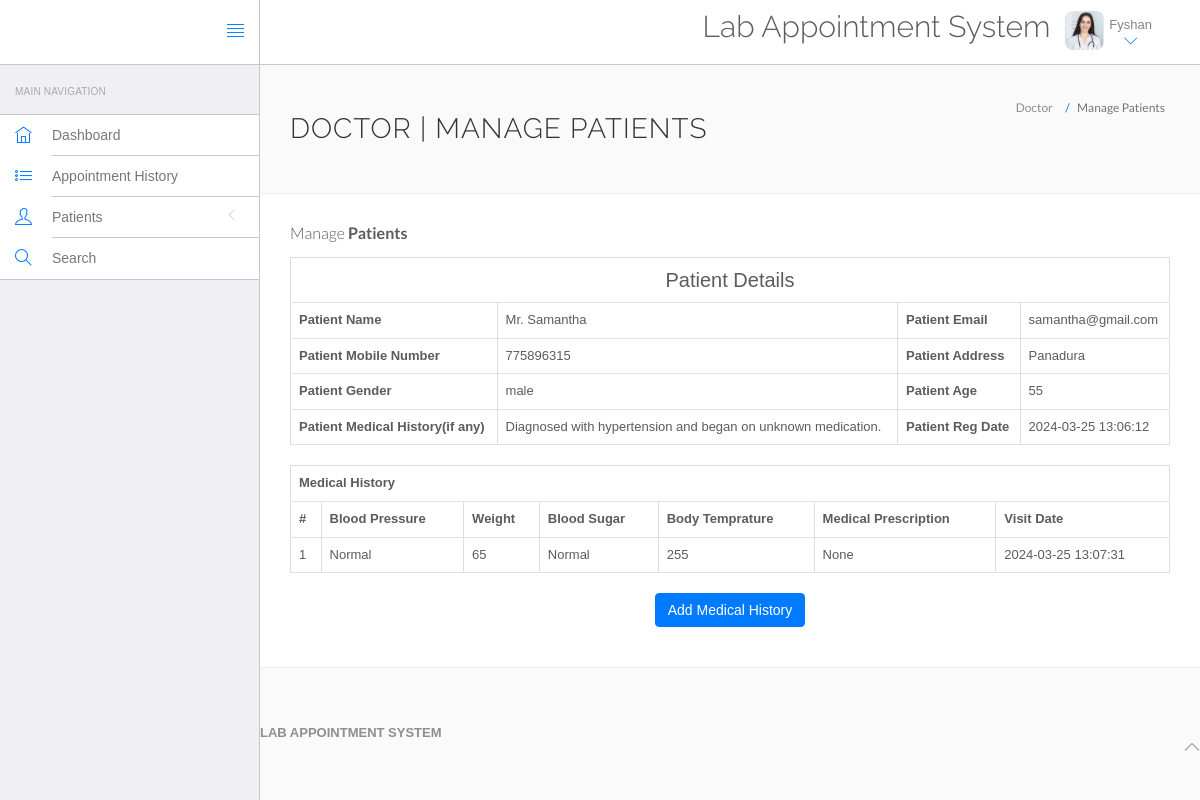
The page /las/doctor/view-patient.php?viewid=2 (signed in) on the database its author committed.
### tables this page shows
CREATE TABLE `doctors` (
  `id` int(11) NOT NULL,
  `specilization` varchar(255) DEFAULT NULL,
  `doctorName` varchar(255) DEFAULT NULL,
  `address` longtext DEFAULT NULL,
  `docFees` varchar(255) DEFAULT NULL,
  `contactno` bigint(11) DEFAULT NULL,
  `docEmail` varchar(255) DEFAULT NULL,
  `password` varchar(255) DEFAULT NULL,
  `creationDate` timestamp NULL DEFAULT current_timestamp(),
  `updationDate` timestamp NULL DEFAULT NULL ON UPDATE current_timestamp()
);

CREATE TABLE `tblpatient` (
  `ID` int(10) NOT NULL,
  `Docid` int(10) DEFAULT NULL,
  `PatientName` varchar(200) DEFAULT NULL,
  `PatientContno` bigint(10) DEFAULT NULL,
  `PatientEmail` varchar(200) DEFAULT NULL,
  `PatientGender` varchar(50) DEFAULT NULL,
  `PatientAdd` mediumtext DEFAULT NULL,
  `PatientAge` int(10) DEFAULT NULL,
  `PatientMedhis` mediumtext DEFAULT NULL,
  `CreationDate` timestamp NULL DEFAULT current_timestamp(),
  `UpdationDate` timestamp NULL DEFAULT NULL ON UPDATE current_timestamp()
);

CREATE TABLE `tblmedicalhistory` (
  `ID` int(10) NOT NULL,
  `PatientID` int(10) DEFAULT NULL,
  `BloodPressure` varchar(200) DEFAULT NULL,
  `BloodSugar` varchar(200) NOT NULL,
  `Weight` varchar(100) DEFAULT NULL,
  `Temperature` varchar(200) DEFAULT NULL,
  `MedicalPres` mediumtext DEFAULT NULL,
  `CreationDate` timestamp NOT NULL DEFAULT current_timestamp() ON UPDATE current_timestamp()
);

### las/doctor/view-patient.php (the view, shortened to what this page needs)
<?php
include('include/config.php');
if(strlen($_SESSION['id']==0)) {
 header('location:logout.php');
  } else{
?>
<!DOCTYPE html>
<html lang="en">
	<head>
		<link rel="stylesheet" href="vendor/bootstrap/css/bootstrap.min.css">
		<link rel="stylesheet" href="vendor/fontawesome/css/font-awesome.min.css">
		<link rel="stylesheet" href="vendor/themify-icons/themify-icons.min.css">
		<link href="vendor/animate.css/animate.min.css" rel="stylesheet" media="screen">
		<link href="vendor/perfect-scrollbar/perfect-scrollbar.min.css" rel="stylesheet" media="screen">
		<link href="vendor/switchery/switchery.min.css" rel="stylesheet" media="screen">
		<link href="vendor/bootstrap-touchspin/jquery.bootstrap-touchspin.min.css" rel="stylesheet" media="screen">
		<link href="vendor/select2/select2.min.css" rel="stylesheet" media="screen">
		<link href="vendor/bootstrap-datepicker/bootstrap-datepicker3.standalone.min.css" rel="stylesheet" media="screen">
		<link href="vendor/bootstrap-timepicker/bootstrap-timepicker.min.css" rel="stylesheet" media="screen">
		<link rel="stylesheet" href="assets/css/styles.css">
		<link rel="stylesheet" href="assets/css/plugins.css">
		<link rel="stylesheet" href="assets/css/themes/theme-1.css" id="skin_color" />
	</head>
	<body>
		<div id="app">
<?php include('include/sidebar.php');?>
<div class="app-content">
<?php include('include/header.php');?>
<div class="main-content" >
<div class="wrap-content container" id="container">
<section id="page-title">
<div class="row">
<div class="col-sm-8">
<h1 class="mainTitle">Doctor | Manage Patients</h1>
</div>
<ol class="breadcrumb">
<li>
<span>Doctor</span>
</li>
<li class="active">
<span>Manage Patients</span>
</li>
</ol>
</div>
</section>
<div class="container-fluid container-fullw bg-white">
<div class="row">
<div class="col-md-12">
<h5 class="over-title margin-bottom-15">Manage <span class="text-bold">Patients</span></h5>
<?php
                               $vid=$_GET['viewid'];
                               $ret=mysqli_query($con,"select * from tblpatient where ID='$vid'");
$cnt=1;
while ($row=mysqli_fetch_array($ret)) {
                               ?>
<table border="1" class="table table-bordered">
 <tr align="center">
<td colspan="4" style="font-size:20px;color:blue">
 Patient Details</td></tr>
    <tr>
    <th scope>Patient Name</th>
    <td><?php  echo $row['PatientName'];?></td>
    <th scope>Patient Email</th>
    <td><?php  echo $row['PatientEmail'];?></td>
  </tr>
  <tr>
    <th scope>Patient Mobile Number</th>
    <td><?php  echo $row['PatientContno'];?></td>
    <th>Patient Address</th>
    <td><?php  echo $row['PatientAdd'];?></td>
  </tr>
    <tr>
    <th>Patient Gender</th>
    <td><?php  echo $row['PatientGender'];?></td>
    <th>Patient Age</th>
    <td><?php  echo $row['PatientAge'];?></td>
  </tr>
  <tr>
    <th>Patient Medical History(if any)</th>
    <td><?php  echo $row['PatientMedhis'];?></td>
     <th>Patient Reg Date</th>
    <td><?php  echo $row['CreationDate'];?></td>
  </tr>
<?php }?>
</table>
<?php
$ret=mysqli_query($con,"select * from tblmedicalhistory  where PatientID='$vid'");
 ?>
<table id="datatable" class="table table-bordered dt-responsive nowrap" style="border-collapse: collapse; border-spacing: 0; width: 100%;">
  <tr align="center">
   <th colspan="8" >Medical History</th>
  </tr>
  <tr>
    <th>#</th>
<th>Blood Pressure</th>
<th>Weight</th>
<th>Blood Sugar</th>
<th>Body Temprature</th>
<th>Medical Prescription</th>
<th>Visit Date</th>
</tr>
<?php
while ($row=mysqli_fetch_array($ret)) {
  ?>
<tr>
  <td><?php echo $cnt;?></td>
 <td><?php  echo $row['BloodPressure'];?></td>
 <td><?php  echo $row['Weight'];?></td>
 <td><?php  echo $row['BloodSugar'];?></td>
  <td><?php  echo $row['Temperature'];?></td>
  <td><?php  echo $row['MedicalPres'];?></td>
  <td><?php  echo $row['CreationDate'];?></td>
</tr>
<?php $cnt=$cnt+1;} ?>
</table>
<p align="center">
 <button class="btn btn-primary waves-effect waves-light w-lg" data-toggle="modal" data-target="#myModal">Add Medical History</button></p>
</div>
</div>
</div>
</div>
	<?php include('include/footer.php');?>
		</div>
	</body>
</html>
<?php }  ?>

### las/doctor/include/header.php (shortened to what this page needs)
<header class="navbar navbar-default navbar-static-top">
	<div class="navbar-header">
		<a href="#" class="sidebar-toggler pull-right visible-md visible-lg" data-toggle-class="app-sidebar-closed" data-toggle-target="#app">
			<i class="ti-align-justify"></i>
		</a>
	</div>
	<div class="navbar-collapse collapse">
		<ul class="nav navbar-right">
			<li style="padding-top:2% ">
				<h2>Lab Appointment System</h2>
			</li>
			<li class="dropdown current-user">
				<a href class="dropdown-toggle" data-toggle="dropdown">
					<img src="assets/images/image.jpg"> <span class="username">
						<?php $query = mysqli_query($con, "select doctorName from doctors where id='" . $_SESSION['id'] . "'");
						while ($row = mysqli_fetch_array($query)) {
							echo $row['doctorName'];
						}
						?> <i class="ti-angle-down"></i></i></span>
				</a>
			</li>
		</ul>
	</div>
</header>

### las/doctor/assets/css/themes/theme-1.css (style rules this page uses)
body { background: #FAFAFA; }
header .navbar-header { background: #ffffff !important; border-right-color: #c8c7cc !important; border-bottom-color: #c8c7cc !important; }
header .navbar-header .sidebar-toggler, header .navbar-header .sidebar-mobile-toggler { color: #007aff !important; }
header .navbar-collapse { background: #ffffff !important; border-bottom-color: #c8c7cc !important; box-shadow: none !important; }
header .navbar-collapse .navbar-right > li > a { color: #777; }
header .navbar-collapse .navbar-right > li > a i { color: #007aff !important; }

### rows shown on the page
doctors: doctorName "Fyshan"
tblpatient: PatientName "Mr. Samantha", PatientEmail "samantha@gmail.com", PatientContno "775896315", PatientAdd "Panadura", PatientGender "male", PatientAge "55", PatientMedhis "Diagnosed with hypertension and began on unknown medication.", CreationDate "2024-03-25 13:06:12"
tblmedicalhistory: BloodPressure "Normal", Weight "65", BloodSugar "Normal", Temperature "255", MedicalPres "None", CreationDate "2024-03-25 13:07:31"
